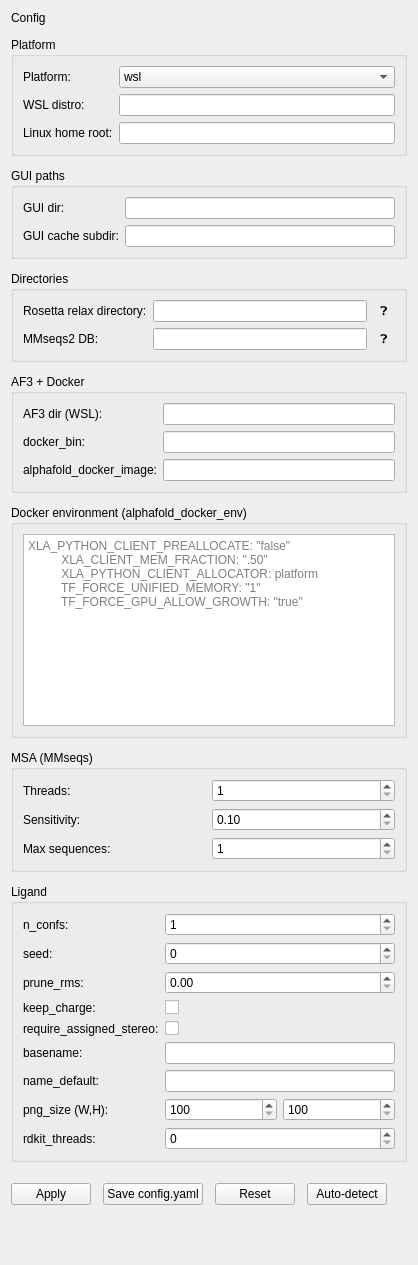
      <widget class="QWidget" name="pageConfig">
       <layout class="QVBoxLayout" name="configPageLayout">
        <property name="spacing">
         <number>12</number>
        </property>
        <item>
         <widget class="QLabel" name="configHeader">
          <property name="text">
           <string>Config</string>
          </property>
         </widget>
        </item>
        <item>
         <widget class="QGroupBox" name="platformGroup">
          <property name="title">
           <string>Platform</string>
          </property>
          <layout class="QGridLayout" name="platformLayout">
           <item row="0" column="0">
            <widget class="QLabel" name="cfgPlatformLabel">
             <property name="text">
              <string>Platform:</string>
             </property>
            </widget>
           </item>
           <item row="0" column="2">
            <widget class="QComboBox" name="cfgPlatform">
             <item>
              <property name="text">
               <string>wsl</string>
              </property>
             </item>
             <item>
              <property name="text">
               <string>docker</string>
              </property>
             </item>
            </widget>
           </item>
           <item row="1" column="0">
            <widget class="QLabel" name="cfgWslDistroLabel">
             <property name="text">
              <string>WSL distro:</string>
             </property>
            </widget>
           </item>
           <item row="1" column="2">
            <widget class="QLineEdit" name="cfgWslDistro"/>
           </item>
           <item row="2" column="0">
            <widget class="QLabel" name="cfgLinuxHomeRootLabel">
             <property name="text">
              <string>Linux home root:</string>
             </property>
            </widget>
           </item>
           <item row="2" column="2">
            <widget class="QLineEdit" name="cfgLinuxHomeRoot"/>
           </item>
          </layout>
         </widget>
        </item>
        <item>
         <widget class="QGroupBox" name="guiPathsGroup">
          <property name="title">
           <string>GUI paths</string>
          </property>
          <layout class="QGridLayout" name="guiPathsLayout">
           <item row="0" column="0">
            <widget class="QLabel" name="cfgGuiDirLabel">
             <property name="text">
              <string>GUI dir:</string>
             </property>
            </widget>
           </item>
           <item row="0" column="2">
            <widget class="QLineEdit" name="cfgGuiDir"/>
           </item>
           <item row="1" column="0">
            <widget class="QLabel" name="cfgGuiCacheSubdirLabel">
             <property name="text">
              <string>GUI cache subdir:</string>
             </property>
            </widget>
           </item>
           <item row="1" column="2">
            <widget class="QLineEdit" name="cfgGuiCacheSubdir"/>
           </item>
          </layout>
         </widget>
        </item>
        <item>
         <widget class="QGroupBox" name="pathsGroup">
          <property name="title">
           <string>Directories</string>
          </property>
          <layout class="QGridLayout" name="pathsLayout">
           <item row="4" column="0">
            <widget class="QLabel" name="cfgRosettaRelaxBinLabel">
             <property name="text">
              <string>Rosetta relax directory:</string>
             </property>
            </widget>
           </item>
           <item row="4" column="2">
            <widget class="QLineEdit" name="cfgRosettaRelaxBin"/>
           </item>
           <item row="4" column="4">
            <widget class="QToolButton" name="cfgRosettaRelaxBinHelp">
             <property name="toolTip">
              <string>Matches config.yaml key: rosetta_relax_bin</string>
             </property>
             <property name="text">
              <string>❓</string>
             </property>
             <property name="autoRaise">
              <bool>true</bool>
             </property>
            </widget>
           </item>
           <item row="5" column="0">
            <widget class="QLabel" name="cfgMMseqsDBLabel">
             <property name="text">
              <string>MMseqs2 DB:</string>
             </property>
            </widget>
           </item>
           <item row="5" column="2">
            <widget class="QLineEdit" name="cfgMMseqsDB"/>
           </item>
           <item row="5" column="4">
            <widget class="QToolButton" name="toolButton_5">
             <property name="text">
              <string>❓</string>
             </property>
             <property name="autoRaise">
              <bool>true</bool>
             </property>
            </widget>
           </item>
          </layout>
         </widget>
        </item>
        <item>
         <widget class="QGroupBox" name="af3DockerGroup">
          <property name="title">
           <string>AF3 + Docker</string>
          </property>
          <layout class="QGridLayout" name="af3DockerLayout">
           <item row="0" column="0">
            <widget class="QLabel" name="cfgAf3DirLabel">
             <property name="text">
              <string>AF3 dir (WSL):</string>
             </property>
            </widget>
           </item>
           <item row="0" column="2">
            <widget class="QLineEdit" name="cfgAf3Dir"/>
           </item>
           <item row="1" column="0">
            <widget class="QLabel" name="cfgDockerBinLabel">
             <property name="text">
              <string>docker_bin:</string>
             </property>
            </widget>
           </item>
           <item row="1" column="2">
            <widget class="QLineEdit" name="cfgDockerBin"/>
           </item>
           <item row="2" column="0">
            <widget class="QLabel" name="cfgDockerImageLabel">
             <property name="text">
              <string>alphafold_docker_image:</string>
             </property>
            </widget>
           </item>
           <item row="2" column="2">
            <widget class="QLineEdit" name="cfgDockerImage"/>
           </item>
          </layout>
         </widget>
        </item>
        <item>
         <widget class="QGroupBox" name="dockerEnvGroup">
          <property name="title">
           <string>Docker environment (alphafold_docker_env)</string>
          </property>
          <layout class="QVBoxLayout" name="dockerEnvLayout">
           <item>
            <widget class="QPlainTextEdit" name="cfgDockerEnv">
             <property name="placeholderText">
              <string>XLA_PYTHON_CLIENT_PREALLOCATE: &quot;false&quot;
          XLA_CLIENT_MEM_FRACTION: &quot;.50&quot;
          XLA_PYTHON_CLIENT_ALLOCATOR: platform
          TF_FORCE_UNIFIED_MEMORY: &quot;1&quot;
          TF_FORCE_GPU_ALLOW_GROWTH: &quot;true&quot;</string>
             </property>
            </widget>
           </item>
          </layout>
         </widget>
        </item>
        <item>
         <widget class="QGroupBox" name="msaGroup">
          <property name="title">
           <string>MSA (MMseqs)</string>
          </property>
          <layout class="QGridLayout" name="msaLayout">
           <item row="0" column="0">
            <widget class="QLabel" name="cfgMsaThreadsLabel">
             <property name="text">
              <string>Threads:</string>
             </property>
            </widget>
           </item>
           <item row="0" column="2">
            <widget class="QSpinBox" name="cfgMsaThreads">
             <property name="minimum">
              <number>1</number>
             </property>
             <property name="maximum">
              <number>256</number>
             </property>
            </widget>
           </item>
           <item row="1" column="0">
            <widget class="QLabel" name="cfgMsaSensitivityLabel">
             <property name="text">
              <string>Sensitivity:</string>
             </property>
            </widget>
           </item>
           <item row="1" column="2">
            <widget class="QDoubleSpinBox" name="cfgMsaSensitivity">
             <property name="decimals">
              <number>2</number>
             </property>
             <property name="minimum">
              <double>0.100000000000000</double>
             </property>
             <property name="maximum">
              <double>20.000000000000000</double>
             </property>
             <property name="singleStep">
              <double>0.100000000000000</double>
             </property>
            </widget>
           </item>
           <item row="2" column="0">
            <widget class="QLabel" name="cfgMsaMaxSeqsLabel">
             <property name="text">
              <string>Max sequences:</string>
             </property>
            </widget>
           </item>
           <item row="2" column="2">
            <widget class="QSpinBox" name="cfgMsaMaxSeqs">
             <property name="minimum">
              <number>1</number>
             </property>
             <property name="maximum">
              <number>200000</number>
             </property>
            </widget>
           </item>
          </layout>
         </widget>
        </item>
        <item>
         <widget class="QGroupBox" name="ligandGroup">
          <property name="title">
           <string>Ligand</string>
          </property>
          <layout class="QGridLayout" name="ligandLayout">
           <item row="0" column="0">
            <widget class="QLabel" name="cfgLigandNConfsLabel">
             <property name="text">
              <string>n_confs:</string>
             </property>
            </widget>
           </item>
           <item row="0" column="2">
            <widget class="QSpinBox" name="cfgLigandNConfs">
             <property name="minimum">
              <number>1</number>
             </property>
             <property name="maximum">
              <number>5000</number>
             </property>
            </widget>
           </item>
           <item row="1" column="0">
            <widget class="QLabel" name="cfgLigandSeedLabel">
             <property name="text">
              <string>seed:</string>
             </property>
            </widget>
           </item>
           <item row="1" column="2">
            <widget class="QSpinBox" name="cfgLigandSeed">
             <property name="minimum">
              <number>0</number>
             </property>
             <property name="maximum">
              <number>999999999</number>
             </property>
            </widget>
           </item>
           <item row="2" column="0">
            <widget class="QLabel" name="cfgLigandPruneRmsLabel">
             <property name="text">
              <string>prune_rms:</string>
             </property>
            </widget>
           </item>
           <item row="2" column="2">
            <widget class="QDoubleSpinBox" name="cfgLigandPruneRms">
             <property name="decimals">
              <number>2</number>
             </property>
             <property name="minimum">
              <double>0.000000000000000</double>
             </property>
             <property name="maximum">
              <double>10.000000000000000</double>
             </property>
             <property name="singleStep">
              <double>0.050000000000000</double>
             </property>
            </widget>
           </item>
           <item row="3" column="0">
            <widget class="QLabel" name="cfgLigandKeepChargeLabel">
             <property name="text">
              <string>keep_charge:</string>
             </property>
            </widget>
           </item>
           <item row="3" column="2">
            <widget class="QCheckBox" name="cfgLigandKeepCharge"/>
           </item>
           <item row="4" column="0">
            <widget class="QLabel" name="cfgLigandRequireStereoLabel">
             <property name="text">
              <string>require_assigned_stereo:</string>
             </property>
            </widget>
           </item>
           <item row="4" column="2">
            <widget class="QCheckBox" name="cfgLigandRequireStereo"/>
           </item>
           <item row="5" column="0">
            <widget class="QLabel" name="cfgLigandBasenameLabel">
             <property name="text">
              <string>basename:</string>
             </property>
            </widget>
           </item>
           <item row="5" column="2">
            <widget class="QLineEdit" name="cfgLigandBasename"/>
           </item>
           <item row="6" column="0">
            <widget class="QLabel" name="cfgLigandNameDefaultLabel">
             <property name="text">
              <string>name_default:</string>
             </property>
            </widget>
           </item>
           <item row="6" column="2">
            <widget class="QLineEdit" name="cfgLigandNameDefault"/>
           </item>
           <item row="7" column="0">
            <widget class="QLabel" name="cfgLigandPngSizeLabel">
             <property name="text">
              <string>png_size (W,H):</string>
             </property>
            </widget>
           </item>
           <item row="7" column="2">
            <layout class="QHBoxLayout" name="ligandPngSizeRow">
             <item>
              <widget class="QSpinBox" name="cfgLigandPngW">
               <property name="minimum">
                <number>100</number>
               </property>
               <property name="maximum">
                <number>4096</number>
               </property>
              </widget>
             </item>
             <item>
              <widget class="QSpinBox" name="cfgLigandPngH">
               <property name="minimum">
                <number>100</number>
               </property>
               <property name="maximum">
                <number>4096</number>
               </property>
              </widget>
             </item>
            </layout>
           </item>
           <item row="8" column="0">
            <widget class="QLabel" name="cfgLigandRdkitThreadsLabel">
             <property name="text">
              <string>rdkit_threads:</string>
             </property>
            </widget>
           </item>
           <item row="8" column="2">
            <widget class="QSpinBox" name="cfgLigandRdkitThreads">
             <property name="minimum">
              <number>0</number>
             </property>
             <property name="maximum">
              <number>256</number>
             </property>
            </widget>
           </item>
          </layout>
         </widget>
        </item>
        <item>
         <layout class="QHBoxLayout" name="configButtonsRow">
          <item>
           <widget class="QPushButton" name="cfgApplyButton">
            <property name="text">
             <string>Apply</string>
            </property>
           </widget>
          </item>
          <item>
           <widget class="QPushButton" name="cfgSaveButton">
            <property name="text">
             <string>Save config.yaml</string>
            </property>
           </widget>
          </item>
          <item>
           <widget class="QPushButton" name="cfgResetButton">
            <property name="text">
             <string>Reset</string>
            </property>
           </widget>
          </item>
          <item>
           <widget class="QPushButton" name="cfgAutoDetectButton">
            <property name="text">
             <string>Auto-detect</string>
            </property>
           </widget>
          </item>
          <item>
           <spacer name="configBottomSpacer">
            <property name="orientation">
             <enum>Qt::Vertical</enum>
            </property>
            <property name="sizeHint" stdset="0">
             <size>
              <width>20</width>
              <height>40</height>
             </size>
            </property>
           </spacer>
          </item>
         </layout>
        </item>
        <item>
         <spacer name="configBottomSpacer">
          <property name="orientation">
           <enum>Qt::Vertical</enum>
          </property>
          <property name="sizeHint" stdset="0">
           <size>
            <width>20</width>
            <height>40</height>
           </size>
          </property>
         </spacer>
        </item>
       </layout>
      </widget>
